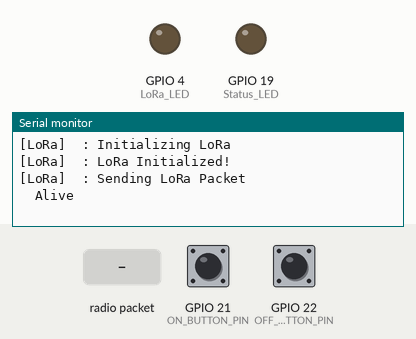
Bench run of a sketch on a simulated ESP32. Parts: output pins drawn as LEDs (lit = HIGH), the last lines printed to the serial monitor. Inputs (shaded band) come from the test bench; at power-on: GPIO 21 (ON_BUTTON_PIN) HIGH, GPIO 22 (OFF_BUTTON_PIN) HIGH. No radio packets arrive unless stated.

Above: at 3.2 s.
3.3 s: GPIO 21 (ON_BUTTON_PIN) pulled LOW for 0.15 s
At 3.8 s:
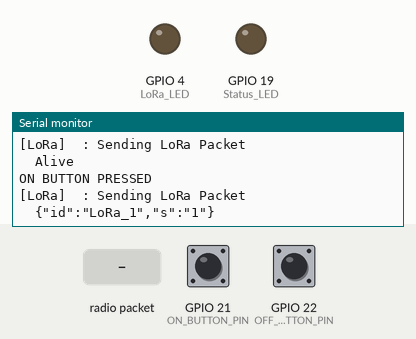
4.9 s: GPIO 22 (OFF_BUTTON_PIN) pulled LOW for 0.15 s
At 6.2 s:
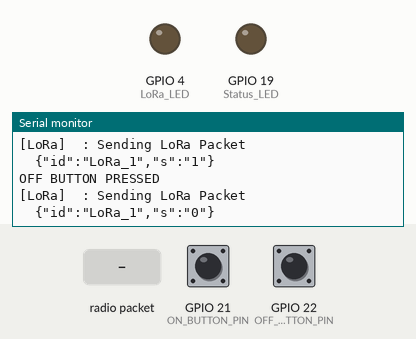
6.5 s: radio packet "LoRa_1" arrives
At 8.7 s:
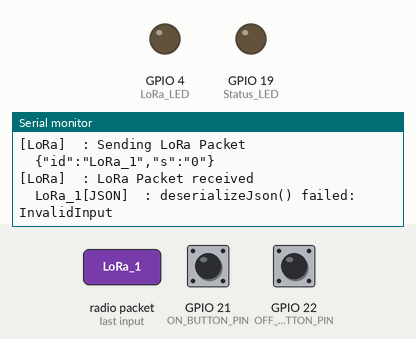
9.0 s: radio packet "0" arrives
At 10.9 s:
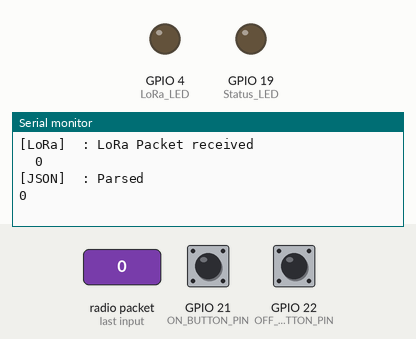

The sketch:

relay_lora.ino
```cpp
#include "device_config.h"
#include <Ticker.h>
/*!
   @var     struct device_info dev_info
   @brief   Contains device specific info
 */
#define buffer_size 50

 char ack[10];
 char received_dev_id[10];

int button_pressed = _UNDEFINED;

bool Mode = 0;
/*!
   @var     const unsigned long frequency
   @brief   The frequency in MHz on which LoRa device communicates
*/
const unsigned long frequency             = 865E6;

/*!
   @var     const uint8_t sync_word
   @brief   A unique value for synchronisation between Tx and Rx
*/
const byte          sync_word             = 0xBB;

bool                LoRa_ack = false;

unsigned long       start_time = 0;
unsigned long       status_time = 0;
unsigned long       status_delay =70000;
unsigned long       transmit_delay = 0;


unsigned long     start1_time = 0;


int                 ON_button_state = HIGH;

int                 OFF_button_state = HIGH;

int                 last_ON_button_state = HIGH;

int                 last_OFF_button_state = HIGH;

unsigned long       ON_button_last_debounce_time = 0;

unsigned long       OFF_button_last_debounce_time = 0;

unsigned long       debounce_delay = 50;

int flag;
bool status_flag = 0;
bool status_var;
Ticker ticker;
void tik()
{
 digitalWrite(Status_LED,Mode);
 Mode = !Mode;
    }
void setup()
{
  Serial.begin(115200);
  delay(2000);
  pinMode(ON_BUTTON_PIN, INPUT);
  pinMode(OFF_BUTTON_PIN, INPUT);
  pinMode(LoRa_LED, OUTPUT);
  pinMode(Status_LED,OUTPUT);
  attachInterrupt(digitalPinToInterrupt(ON_BUTTON_PIN), ON_buttonPressed, FALLING);
  attachInterrupt(digitalPinToInterrupt(OFF_BUTTON_PIN), OFF_buttonPressed, FALLING);
  digitalWrite(LoRa_LED, LOW);
  digitalWrite(Status_LED,LOW);
  //print_welcome_msg();


  //Initialize the LoRa subsystem
  init_lora(frequency, sync_word);

}
void loop(){
   char tx_packet_buffer[50] = {0};
  char rx_packet_buffer[200] = {0};

  int ON_button_reading = digitalRead(ON_BUTTON_PIN);
  int OFF_button_reading = digitalRead(OFF_BUTTON_PIN);
  ////////////////////////////////////////
  if (ON_button_reading != last_ON_button_state)
  {
    // reset the debouncing timer
    ON_button_last_debounce_time = millis();
  }

  if ((millis() - ON_button_last_debounce_time) > debounce_delay)
  {
    if (ON_button_reading != ON_button_state)
    {
      ON_button_state = ON_button_reading;
      if (ON_button_state == LOW)
      {
       if(button_pressed == ON_BUTTON_PRESSED)
       {
          Serial.println("\nON BUTTON PRESSED");
        create_json_object(tx_packet_buffer, sizeof(tx_packet_buffer));
        send_lora_data(tx_packet_buffer);
        button_pressed = _UNDEFINED;
      }
     }
      attachInterrupt(digitalPinToInterrupt(ON_BUTTON_PIN), ON_buttonPressed, FALLING);

    }
    //attachInterrupt(digitalPinToInterrupt(OFF_BUTTON_PIN), OFF_buttonPressed, FALLING);
  }

 if (OFF_button_reading != last_OFF_button_state)
  {
    // reset the debouncing timer
    OFF_button_last_debounce_time = millis();
  }

  if ((millis() - OFF_button_last_debounce_time) > debounce_delay)
  {
    if (OFF_button_reading != OFF_button_state)
    {
      OFF_button_state = OFF_button_reading;
      if (OFF_button_state == LOW)
      {
        if(button_pressed == OFF_BUTTON_PRESSED)
       {
        Serial.println("\nOFF BUTTON PRESSED");
        create_json_object(tx_packet_buffer, sizeof(tx_packet_buffer));
        send_lora_data(tx_packet_buffer);
        button_pressed = _UNDEFINED;
       }
      }
      attachInterrupt(digitalPinToInterrupt(OFF_BUTTON_PIN), OFF_buttonPressed, FALLING);

   }
    //attachInterrupt(digitalPinToInterrupt(ON_BUTTON_PIN), ON_buttonPressed, FALLING);

  }
  // save the reading. Next time through the loop, it'll be the last_ON_button_state:
    last_ON_button_state = ON_button_reading;
    last_OFF_button_state = OFF_button_reading;


   if(receive_lora_packet(rx_packet_buffer))
      {
        if(strlen(rx_packet_buffer) < buffer_size)
        {
        if(parse_json(rx_packet_buffer, sizeof(rx_packet_buffer)))
        {
         if(strcmp(received_dev_id,"LoRa_1") == 0)
         {
          int val;
          val = atoi(ack);
           switch(val)
           {
            case 0:{
              digitalWrite(LoRa_LED,LOW);

              //attachInterrupt(digitalPinToInterrupt(OFF_BUTTON_PIN), OFF_buttonPressed, FALLING);
              }
              break;
            case 1:{
              digitalWrite(LoRa_LED,HIGH);

              //attachInterrupt(digitalPinToInterrupt(ON_BUTTON_PIN), ON_buttonPressed, FALLING);
              }
              break;
            case 2:{
             ticker.attach(0.2,tik);
              status_time = millis();
              digitalWrite(LoRa_LED,status_var);
              }
              break;
            default:
            break;
           }
          }
         }
        }
       }
       /********checking LoRa ACk status*****/
       else{
         if((start_time - status_time) > status_delay)
         {
            digitalWrite(LoRa_LED, LOW);
            ticker.detach();
            digitalWrite(Status_LED,LOW);
            status_time = start_time;
          }
       }
start_time = millis();
/********Sending Lora Packet for every one minute*******/
      if((millis() - start1_time) > transmit_delay)
      {
        char tx_packet_buffer[50] = "Alive";
        send_lora_data(tx_packet_buffer);
        start1_time = millis();
        transmit_delay = 31000;
      }

delay(1);
}

ICACHE_RAM_ATTR void ON_buttonPressed()
{
   // if (ON_button_state == HIGH)
      //{
    detachInterrupt(digitalPinToInterrupt(ON_BUTTON_PIN));
    //detachInterrupt(digitalPinToInterrupt(OFF_BUTTON_PIN));
    button_pressed = ON_BUTTON_PRESSED;

      //}
}

ICACHE_RAM_ATTR void OFF_buttonPressed()
{
    //if (OFF_button_state == HIGH)
      //{
    //detachInterrupt(digitalPinToInterrupt(ON_BUTTON_PIN));
    detachInterrupt(digitalPinToInterrupt(OFF_BUTTON_PIN));
    button_pressed = OFF_BUTTON_PRESSED;
      //}
}
```

json.cpp
```cpp
// (licence header left out)
/*!
 * @file      json.cpp
 * @author    Delta Things.
 * @version   1.0
 * @date      15 March 2019
 * @pre       First initialize the system.
 * @bug       Not detected any.
 * @copyright (c) DELTA THINGS Pvt Ltd.
 */
#include <ArduinoJson.h>
#include "device_config.h"

extern struct                 device_info dev_info;
//extern float                  v_bat;
//extern bool                ON_button_pressed;
//extern bool                OFF_button_pressed;
extern bool                   LoRa_ack;
extern int button_pressed;
String received_device_id;
extern char ack[10];
extern char received_dev_id[10];
extern int flag;
extern bool status_var;
/*!
 * @fn          void  create_json_object(char *tx_packet_buffer, const uint8_t tx_packet_buffer_size).
 * @brief       creates JSON object.
 * @param[out]  tx_packet_buffer Base address of a buffer in which JSON object to be stored
 * @param[in]   tx_packet_buffer_size Size of the tx_packet_buffer
 */

void create_json_object(char *tx_packet_buffer,  uint8_t tx_packet_buffer_size)
{
#if ARDUINOJSON_VERSION_MAJOR==6
  StaticJsonDocument<150> doc;
  JsonObject root = doc.to<JsonObject>();
#else
  StaticJsonBuffer<150> jsonBuffer;
  JsonObject &root = jsonBuffer.createObject();
#endif
  root["id"]        = "LoRa_1";
  if(button_pressed == ON_BUTTON_PRESSED)
  {
    root["s"]       = String("1");
  }
  else if(button_pressed == OFF_BUTTON_PRESSED)
  {
    root["s"]       = String("0");
  }
 else if ((flag == 1) && (button_pressed == -1))
  {
    root["s"]   =    String("2");
    flag = 0;
  }

#if ARDUINOJSON_VERSION_MAJOR==6
  //serializeJsonPretty(root, tx_packet_buffer,tx_packet_buffer_size);
  serializeJson(root, tx_packet_buffer,tx_packet_buffer_size);
#else
  //root.prettyPrintTo(tx_packet_buffer, tx_packet_buffer_size);
  root.printTo(tx_packet_buffer, tx_packet_buffer_size);
#endif
#if SERIAL_DEBUG
  //Serial.println(strlen(tx_packet_buffer));
#endif
}

/*!
 * @fn        bool parse_json(char *packet_buffer,const uint8_t packet_buffer_size).
 * @brief     Parses the JSON and values are extracted according to known keys.
 * @param[in] packet_buffer base address of the memory location from where JSON object is stored.
 * @param[in] packet_buffer_size size of the JSON object.
 *
 * @return
 *      - Returns true, if JSON parsing is successful.
 *      - Returns false, if JSON parsing fails.
 */
bool parse_json(char *packet_buffer, const uint8_t packet_buffer_size)
{
  char buff[100]={0};
  memcpy(buff, packet_buffer, 100);

#if ARDUINOJSON_VERSION_MAJOR==6
  StaticJsonDocument<100> root;

#else
  StaticJsonBuffer<100> jsonBuffer;
  JsonObject& root = jsonBuffer.parseObject(buff);
#endif
#if ARDUINOJSON_VERSION_MAJOR==6
  DeserializationError error = deserializeJson(root, packet_buffer);
  // Test if parsing succeeds.
  if (error)
  {
    Serial.print(F("[JSON]\t: deserializeJson() failed: "));
    Serial.println(error.c_str());
    return false;
  }
#else
  if (!root.success())
  {
    Serial.println("\n[ERROR]\t: JSON parsing failed");
    return false;
  }
#endif
  Serial.println(F("\n[JSON]\t: Parsed"));
  Serial.println(packet_buffer);

  strcpy(received_dev_id,root["id"]);
  strcpy(ack,root["ack"]);
  status_var = root["status"];

 return true;
}
```

json.h
```cpp
// (licence header left out)
/*!
 *  @file      json.h
 *  @brief     JSON serialization and deserialization functions
 *  @details   Serialize and deserialise JSON object.
 *  @author    Delta Things.
 *  @version   1.0
 *  @date      15 March 2019
 *  @pre       First initialize the system.
 *  @bug       Not detected any.
 *  @copyright (c) DELTA THINGS Pvt Ltd.
 */
#ifndef _JSON_H
#define _JSON_H

bool  parse_json(char *packet_buffer,const uint8_t packet_buffer_size);   ///void  parse_json(char *packet_buffer,uint8_t packet_buffer_size);
void  create_json_object(char *tx_packet_buffer,const uint8_t tx_packet_buffer_size); ///void  create_json_object(char *tx_packet_buffer, uint8_t tx_packet_buffer_size);


bool  parse_json_gpsdata(char *packet_buffer,const uint8_t packet_buffer_size);

#endif /* _JASON_H_ */

/************************LOGS***************************************
 * 1. Function definition changed (3/may/2019)
 *    void  parse_json(char *packet_buffer,uint8_t packet_buffer_size);
 *    void  parse_json(char *packet_buffer,const uint8_t packet_buffer_size);
 * 2. Function definition changed (12/June/1993)
 *    bool  parse_json(char *packet_buffer,const uint8_t packet_buffer_size);
 */
/** End of File Copyright ******************************************
 *
 * Copyright (c) DELTA THINGS Pvt Ltd as an unpublished work
 * THIS SOFTWARE AND/OR MATERIAL IS THE PROPERTY OF
 * DELTA THINGS Pvt Ltd.  ALL USE, DISCLOSURE, AND/OR
 * REPRODUCTION NOT SPECIFICALLY AUTHORIZED BY
 * DELTA THINGS Pvt Ltd IS PROHIBITED.
 *
 *******************************************************************/
```

lora.cpp
```cpp
// (licence header left out)
/*!
 *  @file       lora.cpp
 *  @brief      LoRa Rx Tx functions
 *  @author     Delta Things
 *  @version    1.0
 *  @date       12 December 2018
 *  @pre        First initialize the system.
 *  @bug        Not detected any.
 *  @copyright  (c) DELTA THINGS Pvt Ltd.
 */
#include "device_config.h"
#include"lora.h"
/*!
 * @fn      void init_lora (const unsigned long frequency,const  uint8_t sync_word)
 * @brief   initialises the LoRa subsystem with specific frequency.
 * @param[in]   frequency Frequency according to ISM Band in your region (i.e 433/868/915 MHz).
 *        - 433E6 for Asia
 *        - 866E6 for Europe/INDIA
 *        - 915E6 for North America
 * @param[in]   sync_word Unique synchronisation value from 0x00 - 0xFF.
 */
void init_lora(const unsigned long frequency, const  uint8_t sync_word)
{
  int lora_set = 0;     ///< int lora_set
  //setup LoRa transceiver module
    //LoRa.setPins(NSS, RESET, DIO0);

  //replace the LoRa.begin(---E-) argument with your location's frequency
  //433E6 for Asia
  //866E6 for Europe/INDIA
  //915E6 for North America
  int lora_init_retry_count = 0;
#ifdef SERIAL_DEBUG
#if SERIAL_DEBUG == true
  Serial.println("\n[LoRa]\t: Initializing LoRa");
#endif
#endif
      SPI.begin(14,12,13,15);
     LoRa.setPins(15,27,32);
  while (!LoRa.begin(frequency))// && lora_init_retry_count++ <= 10)
  {
    Serial.print(".");
    delay(100);
  }
  // Change sync word (0xF3) to match the receiver
  // The sync word assures you don't get LoRa messages from other LoRa transceivers
  // ranges from 0-0xFF
  LoRa.setSyncWord(sync_word);
  LoRa.enableCrc();
  LoRa.receive();
#ifdef SERIAL_DEBUG
#if SERIAL_DEBUG == true
  Serial.println("\n[LoRa]\t: LoRa Initialized!");
#endif
#endif
}

void init_lora(const unsigned long frequency)
{
  int lora_set = 0;     ///< int lora_set
  //setup LoRa transceiver module
  LoRa.setPins(NSS, RESET, DIO0);

  //replace the LoRa.begin(---E-) argument with your location's frequency
  //433E6 for Asia
  //866E6 for Europe/INDIA
  //915E6 for North America
  int lora_init_retry_count = 0;
#ifdef SERIAL_DEBUG
#if SERIAL_DEBUG == true
  Serial.println("\n[LoRa]\t: Initializing LoRa");
#endif
#endif
  while (!LoRa.begin(frequency))// && lora_init_retry_count++ <= 10)
  {
    Serial.print(".");
    delay(100);
  }
  // Change sync word (0xF3) to match the receiver
  // The sync word assures you don't get LoRa messages from other LoRa transceivers
  // ranges from 0-0xFF

  LoRa.enableCrc();
  //LoRa.receive();
#ifdef SERIAL_DEBUG
#if SERIAL_DEBUG == true
  Serial.println("\n[LoRa]\t: LoRa Initialized!");
#endif
#endif
}

/*!
 * @fn      void send_lora_data(char *tx_packet_buffer)
 * @brief   Sends LoRa packet frame over the AIR.
 * @param[in]   tx_packet_buffer Base address of a character array buffer to be sent.
 */
void send_lora_data(char *tx_packet_buffer)
{
  //Send LoRa packet to receiver
  LoRa.beginPacket();
  LoRa.print(tx_packet_buffer);
  LoRa.endPacket();
#ifdef SERIAL_DEBUG
#if SERIAL_DEBUG == true
  Serial.print("\n[LoRa]\t: Sending LoRa Packet\n\t");
  Serial.println(tx_packet_buffer);

#endif
#endif
}


/*!
 * @fn      bool receive_lora_packet(char *rx_packet_buffer)
 * @brief   Receives LoRa packet.
 * @param[out]   rx_packet_buffer Base address of a character array where received data to be stored.
 * @return   boolean value
 *        - true if LoRa packet of non zero length is received.
 *        - false if No LoRa packet received.
 */
bool receive_lora_packet(char *rx_packet_buffer)
{
  rx_packet_buffer[0]='\0';
  int packetSize = LoRa.parsePacket();

  if (packetSize)
  {
    String LoRa_Data;
    //read packet
    while(LoRa.available())
    {
      LoRa_Data = LoRa.readString();
      LoRa_Data.trim();
      LoRa_Data.toCharArray(rx_packet_buffer,LoRa_Data.length()+1);
    }
    Serial.print("\n[LoRa]\t: LoRa Packet received\n\t");
#if SERIAL_DEBUG
    Serial.print(rx_packet_buffer);
    // print RSSI of packet
#endif
    //Serial.print("\tRSSI\t: ");
    //Serial.println(LoRa.packetRssi());
    return true;
  }
  return false;
}
/*!
 * @fn      void register_lora_callback(void (*lora_rx_callback)(int packet_size))
 * @brief   Registers callback function for LoRa Rx event.
 * @code {c}
 * //User should implement below function
 * void lora_rx_callback(int packet_size)
 * {
 *    //Do intented task here.
 * }
 *
 * // And then install it as callback function by calling
 * register_lora_callback(lora_rx_callback);
 * @endcode
 */
void register_lora_callback(void (*lora_rx_callback)(int packet_size))
{
  Serial.println("\n[LoRa]\t: Registering callback");
  LoRa.onReceive(lora_rx_callback);
  //put lora module in continuous rx mode
  LoRa.receive();
}
```

device_config.h
```cpp
// (licence header left out)
#ifndef _DEVICE_CONFIG_H_
#define _DEVICE_CONFIG_H_

#include <Arduino.h>
#include <EEPROM.h>

#include "json.h"
//#include "eeprom_utils.h"
#include "lora.h"

/*!
 * @def     SERIAL_DEBUG
 * @brief   Set the Default serial port for debugging.
 */
#define SERIAL_DEBUG        true

///*!
// * @def       SW_VERSION
// * @brief     Software version of the project.
// */
//#define SW_VERSION            String("1.0.0")
///*!
// * @def     SW_TEST
// * @brief  Set the SW_TEST macro to true for using testing functions
// */
//#define SW_TEST             true
//
///*!
// * @def     R1
// * @brief   R1 value set to 10 kilo ohms
// */
//#define R1 100000   // 100 Kilo Ohms
///*!
// * @def     R2
// * @brief   Set R2 to 10 kilo Ohms.
// */
//#define R2 10000    //10 Kilo Ohms

/*!
 * @def     ON_BUTTON_PIN
 * @brief   ON button pin.
 */
#define ON_BUTTON_PIN 21//3

/*!
 * @def     OFF_BUTTON_PIN
 * @brief   OFF button pin.
 */
#define LoRa_LED 4

#define OFF_BUTTON_PIN 22
#define Status_LED 19
/*!
 * @struct      device_info
 * @brief       Device specific info.
 */
struct device_info
{
  String device_id;      /*!< Unique device ID. */
};
/*! @enum status
*   @brief Status of sender device and gateway device
*/
enum status
{
  UNDEFINED = -1,         /*!<Receiver side*/
  LoRa_RX_OK = 0,         /*!<Sender side*/
  GATEWAY_RESET = 1,      /*!<Receiver side*/
  LoRa_RX_TIMEOUT = 3,    /*!<Receiver side*/
};

enum button
{
  _UNDEFINED = -1,
  ON_BUTTON_PRESSED = 1,
  OFF_BUTTON_PRESSED = 2,
  ALIVE = 3,
};
#endif
```

Source omitted: lora.h (4033 bytes)

Measured:
- after the input at 3.3 s, the serial monitor: prints a new line after 0.05 s (image 1)
- after the input at 4.9 s, the serial monitor: prints a new line after 0.05 s (image 2)
- after the input at 6.5 s, the serial monitor: prints a new line after 1.0 s (image 3)
- after the input at 9.0 s, the serial monitor: prints a new line after 1.0 s (image 4)
